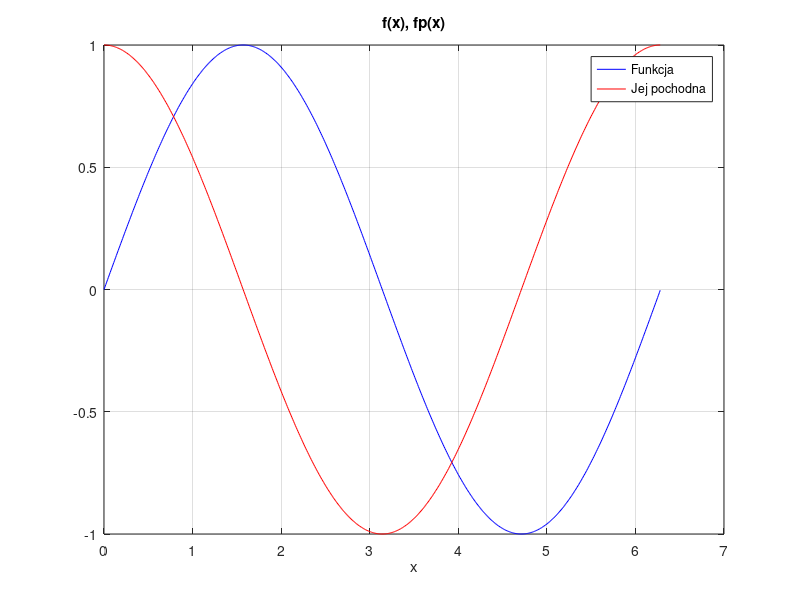

Write the MATLAB code that produced this figure. (Note: this script raises an error after producing the figure.)
clear all
close all 
clc
it = 20;
a = pi - pi/5; b = pi + pi/12; % znajdz zero funkcji y=sin(x) dla x=pi
f = @(x) sin(x); % definicja funkcji
fp = @(x) cos(x); % definicja pochodnej funkcji
x = 0 : 0.01 : 2*pi;
plot(x, f(x), "b-", x, fp(x), "r-"); grid; xlabel("x"); title("f(x), fp(x)");
legend("Funkcja", "Jej pochodna"); pause
%cb = nonlinsolvers(f, fp, a, b, "bisection", it);
cr = nonlinsolvers(f, fp, a, b, "regula-falsi", it);
%cn = nonlinsolvers(f, fp, a, b, "newton-raphson", it);
plot (1:it,cr,'*'); xlabel("iter"); title("c(iter)")
grid on; legend( "Regula-Falsi");
%wartości pi + 0,0001*pi = 3,1416